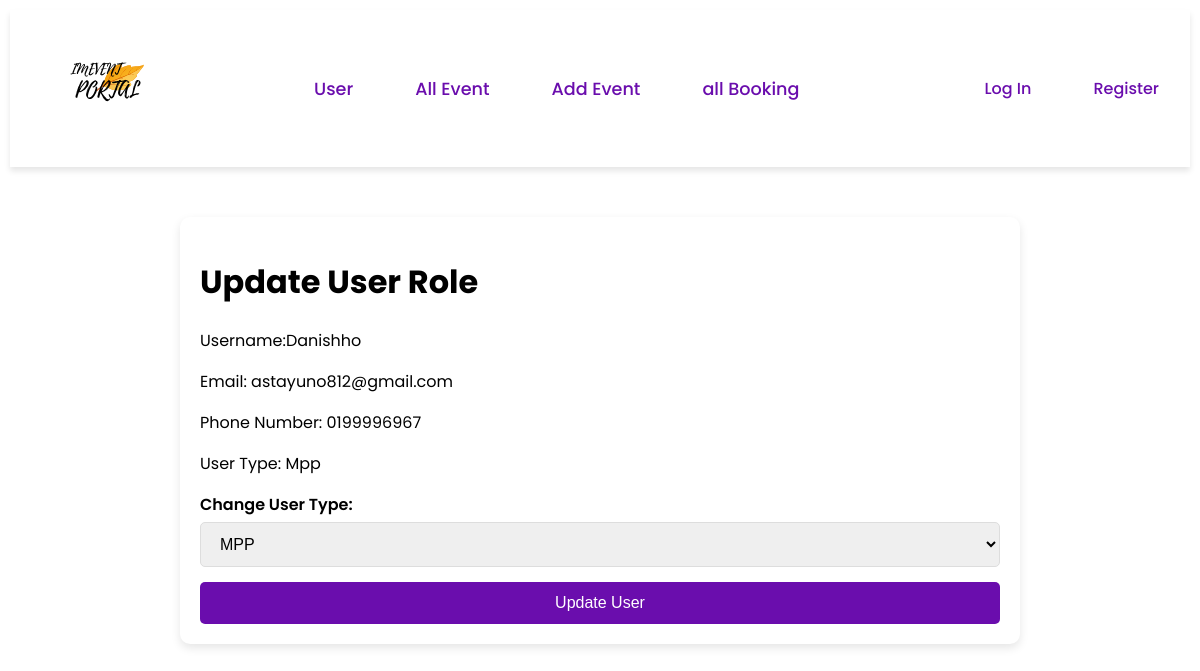
/update_user/1, run on the app's committed database.
### Event/models.py (models this page shows, shortened)
class CustomUser(AbstractUser):
    email = models.EmailField(unique=True)
    user_type = models.CharField(max_length=10, choices=USER_TYPE_CHOICES, default='student')
    phone_number = models.CharField(max_length=15, null=True, blank=True)

### Event/views.py (the view)
# urls.py: path('update_user/<int:user_id>', views.update_user, name='update_user'),
def update_user(request, user_id):
    user = CustomUser.objects.get(pk=user_id)
    userform = CustomAdminUserChangeForm(instance=user)
    if request.method == 'POST':
        userform = CustomAdminUserChangeForm(request.POST, instance=user)
        if userform.is_valid():
            userform.save()
            return redirect('adminpage')
    return render(request, 'adminUpdateUser.html', {'form': userform, 'user': user})

### Event/forms.py
class CustomAdminUserChangeForm(UserChangeForm):
    class Meta:
        model = CustomUser
        fields = ['user_type', 'is_superuser',]

### Event/templates/adminUpdateUser.html (shortened to what this page needs)
{% extends 'adminbase.html' %}
{% load static %}
{% block extra_head %}
    <link rel="stylesheet" href="{% static 'css/updateuser.css' %}">
{% endblock %}
{% block content %}
    <div class="form-container">
    <h1> Update User Role</h1>
    <p>Username:{{ user.username }}</p>
    <p>Email: {{ user.email }}</p>
    <p>Phone Number: {{ user.phone_number }}</p>
    <p>User Type: {{ user.user_type }}</p>
    <form method="POST" enctype="multipart/form-data" class="addevent-form">
        <div class="form-group">
            <label for="User Type">Change User Type:</label>
            {{ form.user_type }}
        </div>
        <button type="submit">Update User</button>
    </form>
</div>
{% endblock %}

### Event/static/css/updateuser.css (style rules this page uses)
.form-container { max-width: 800px; margin: 50px auto; padding: 20px; background-color: #fff; border-radius: 10px; box-shadow: 0 4px 10px rgba(0, 0, 0, 0.1); }
.addevent-form input, .addevent-form textarea, .addevent-form select { width: 100%; margin-bottom: 15px; padding: 12px 15px; border: 1px solid #ddd; border-radius: 5px; box-sizing: border-box; font-size: 16px; }
.addevent-form button { width: 100%; padding: 12px; background-color: #6a0dad; color: #fff; border: none; border-radius: 5px; font-size: 16px; cursor: pointer; transition: background-color 0.3s ease; }
.addevent-form label { font-weight: 600; margin-bottom: 5px; display: block; }

### Event/templates/adminbase.html (style rules this page uses)
body { font-family: 'Poppins', sans-serif; margin: 10px; padding: 0; }

### data on the page
CustomUser: username "Danishho", email "astayuno812@gmail.com", phone_number "0199996967", user_type "Mpp", user_type "MPP"
